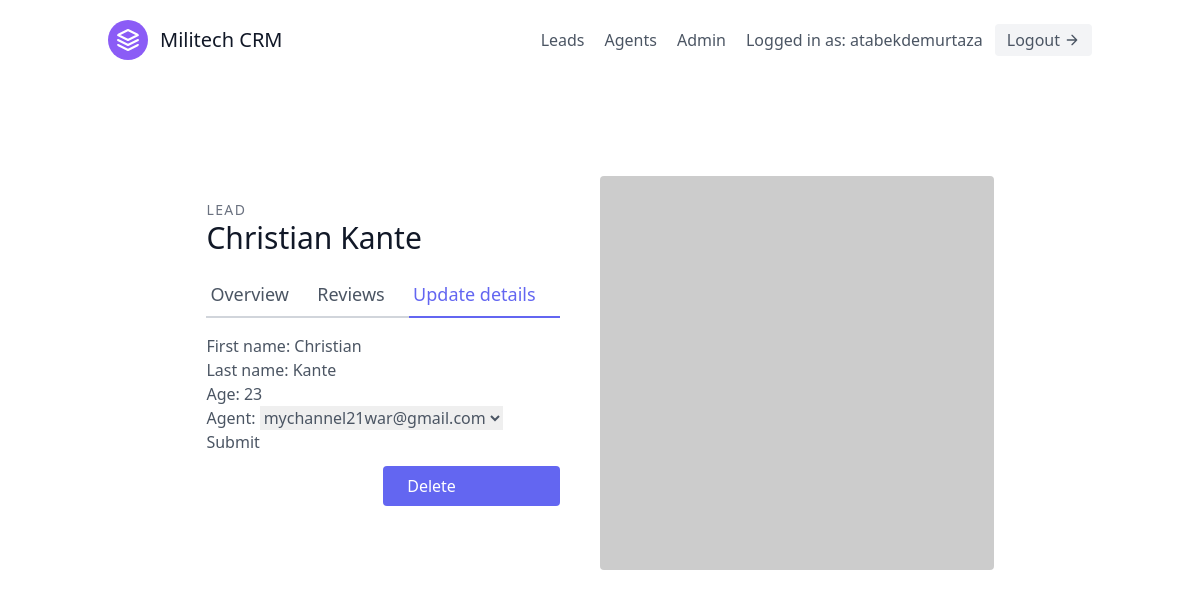
The page /leads/1/update/ (signed in) on the database its author committed.
### leads/models.py (models this page shows, shortened)
class User(AbstractUser):
    is_organisor = models.BooleanField(default=True)
    is_agent     = models.BooleanField(default=False)

class Lead(models.Model):
    first_name = models.CharField(max_length=20)
    last_name  = models.CharField(max_length=20)
    age        = models.IntegerField(default=0)
    agent      = models.ForeignKey("Agent", null=True, blank=True, on_delete=models.SET_NULL)

### leads/views.py (the view, shortened to what this page needs)
# urls.py: path('<int:pk>/update/', LeadUpdateView.as_view(), name='lead-update'),
class LeadUpdateView(OrganisorAndLoginRequiredMixin, UpdateView):
    template_name = 'leads/lead_update.html'
    form_class = LeadModelForm
    queryset = Lead.objects.all()

### leads/forms.py
class LeadModelForm(forms.ModelForm):
    class Meta:
        model = Lead
        fields = (
            'first_name',
            'last_name',
            'age',
            'agent'
        )

### agents/mixins.py (called while the page is built)
    def dispatch(self, request, *args, **kwargs):
        if not request.user.is_authenticated or not request.user.is_organisor:
            return redirect("leads:lead-list")
        return super().dispatch(request, *args, **kwargs)

### leads/models.py (called while the page is built)
    def __str__(self):
        return f'{self.user.email}'

### leads/templates/leads/lead_update.html (shortened to what this page needs)
{% extends 'base.html' %}
{% block content %}
    <section class="text-gray-600 body-font overflow-hidden">
        <div class="container px-5 py-24 mx-auto">
            <div class="lg:w-4/5 mx-auto flex flex-wrap">
                <div class="lg:w-1/2 w-full lg:pr-10 lg:py-6 mb-6 lg:mb-0">
                    <h2 class="text-sm title-font text-gray-500 tracking-widest">LEAD</h2>
                    <h1 class="text-gray-900 text-3xl title-font font-medium mb-4">{{lead.first_name}} {{lead.last_name}}
                    </h1>
                    <div class="flex mb-4">
                        <a href="{% url 'leads:lead-detail' lead.pk %}" class="flex-grow border-b-2 border-gray-300 py-2 text-lg px-1">
                            Overview
                        </a>
                        <a class="flex-grow border-b-2 border-gray-300 py-2 text-lg px-1">
                            Reviews
                        </a>
                        <a href="{% url 'leads:lead-update' lead.pk %}" class="flex-grow text-indigo-500 border-b-2 border-indigo-500 py-2 text-lg px-1">
                            Update details
                        </a>
                    </div>
                    <form method="post">
                        {{ form.as_p }}
                        <button type="submit">Submit</button>
                    </form>
                    <a href="{% url 'leads:lead-delete' lead.pk %}" class="w-1/2 mt-3 flex ml-auto text-white bg-indigo-500 border-0 py-2 px-6 focus:outline-none hover:bg-indigo-600 rounded">
                        Delete
                    </a>
                </div>
                <img alt="ecommerce" class="lg:w-1/2 w-full lg:h-auto h-64 object-cover object-center rounded"
                    src="https://dummyimage.com/400x400">
            </div>
        </div>
    </section>
{% endblock content %}

### templates/navbar.html (shortened to what this page needs)
<header class="text-gray-600 body-font">
    <div class="container mx-auto flex flex-wrap p-5 flex-col md:flex-row items-center">
        <a class="flex title-font font-medium items-center text-gray-900 mb-4 md:mb-0">
            <svg xmlns="http://www.w3.org/2000/svg" fill="none" stroke="currentColor" stroke-linecap="round"
                stroke-linejoin="round" stroke-width="2" class="w-10 h-10 text-white p-2 bg-purple-500 rounded-full"
                viewBox="0 0 24 24">
                <path d="M12 2L2 7l10 5 10-5-10-5zM2 17l10 5 10-5M2 12l10 5 10-5"></path>
            </svg>
            <span class="ml-3 text-xl">Militech CRM</span>
        </a>
        <nav class="md:ml-auto flex flex-wrap items-center text-base justify-center">
            {% if not request.user.is_authenticated %}
                <a href="{% url 'signup' %}" class="mr-5 hover:text-gray-900">Sign up</a>
            {% else %}
                <a href="{% url 'leads:lead-list' %}" class="mr-5 hover:text-gray-900">Leads</a>
                {% if request.user.is_organisor  %}
                    <a href="{% url 'agents:agent-list' %}" class="mr-5 hover:text-gray-900">Agents</a>
                    <a href="/admin/" class="mr-5 hover:text-gray-900">Admin</a>
                {% endif %}
            {% endif %}
        </nav>
        {% if request.user.is_authenticated %}
            Logged in as: {{request.user.username}}
            <a href="{% url 'logout' %}" class="ml-3 inline-flex items-center bg-gray-100 border-0 py-1 px-3 focus:outline-none hover:bg-gray-200 rounded text-base mt-4 md:mt-0">
                Logout
                <svg fill="none" stroke="currentColor" stroke-linecap="round" stroke-linejoin="round" stroke-width="2"
                    class="w-4 h-4 ml-1" viewBox="0 0 24 24">
                    <path d="M5 12h14M12 5l7 7-7 7"></path>
                </svg>
            </a>
        {% endif %}
    </div>
</header>

### rows shown on the page
User: user.username "atabekdemurtaza"
Lead: first_name "Christian", last_name "Kante", age "23", agent "mychannel21war@gmail.com"
